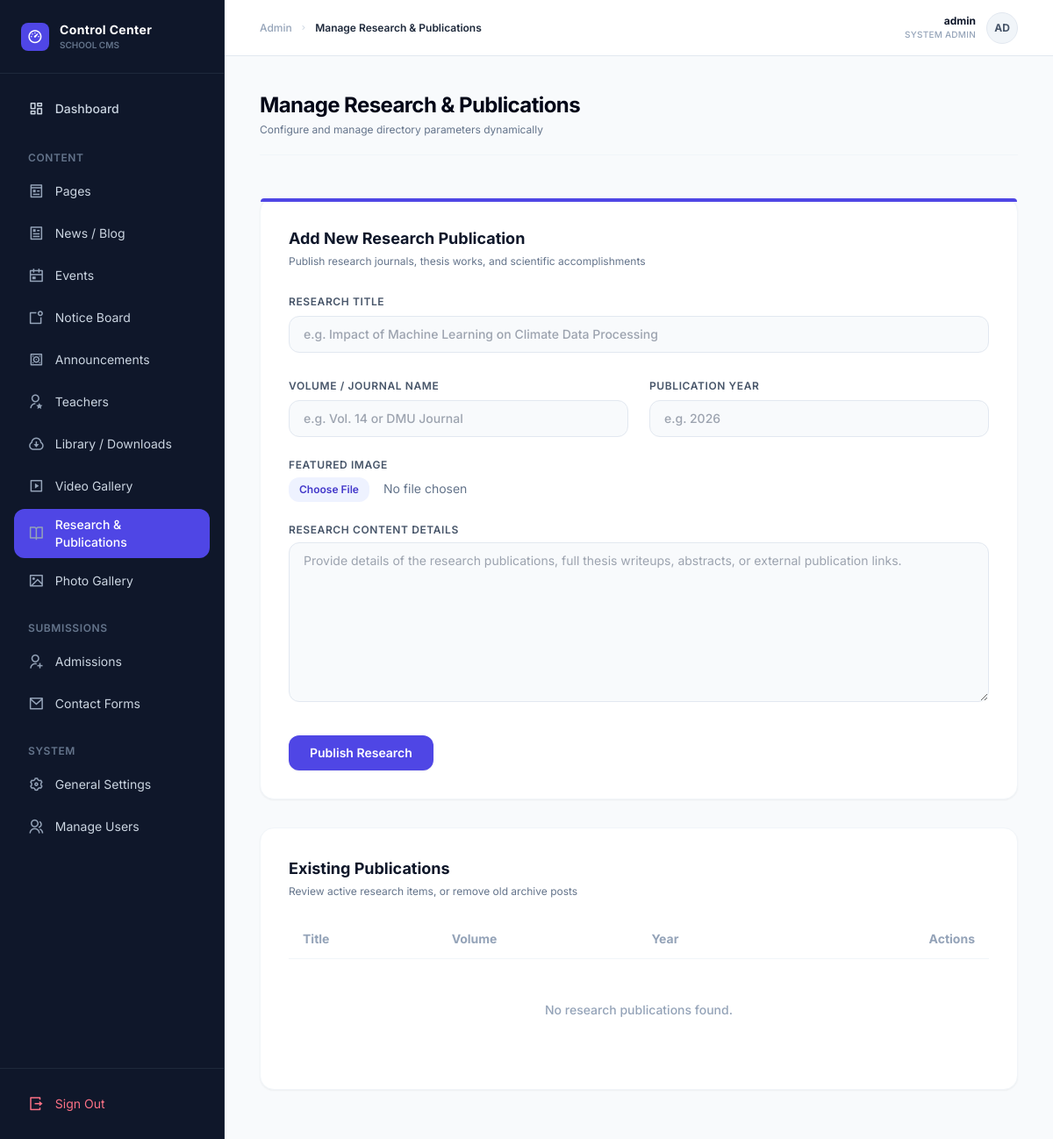
The app's page /admin/manage_research.php (signed in), older data.
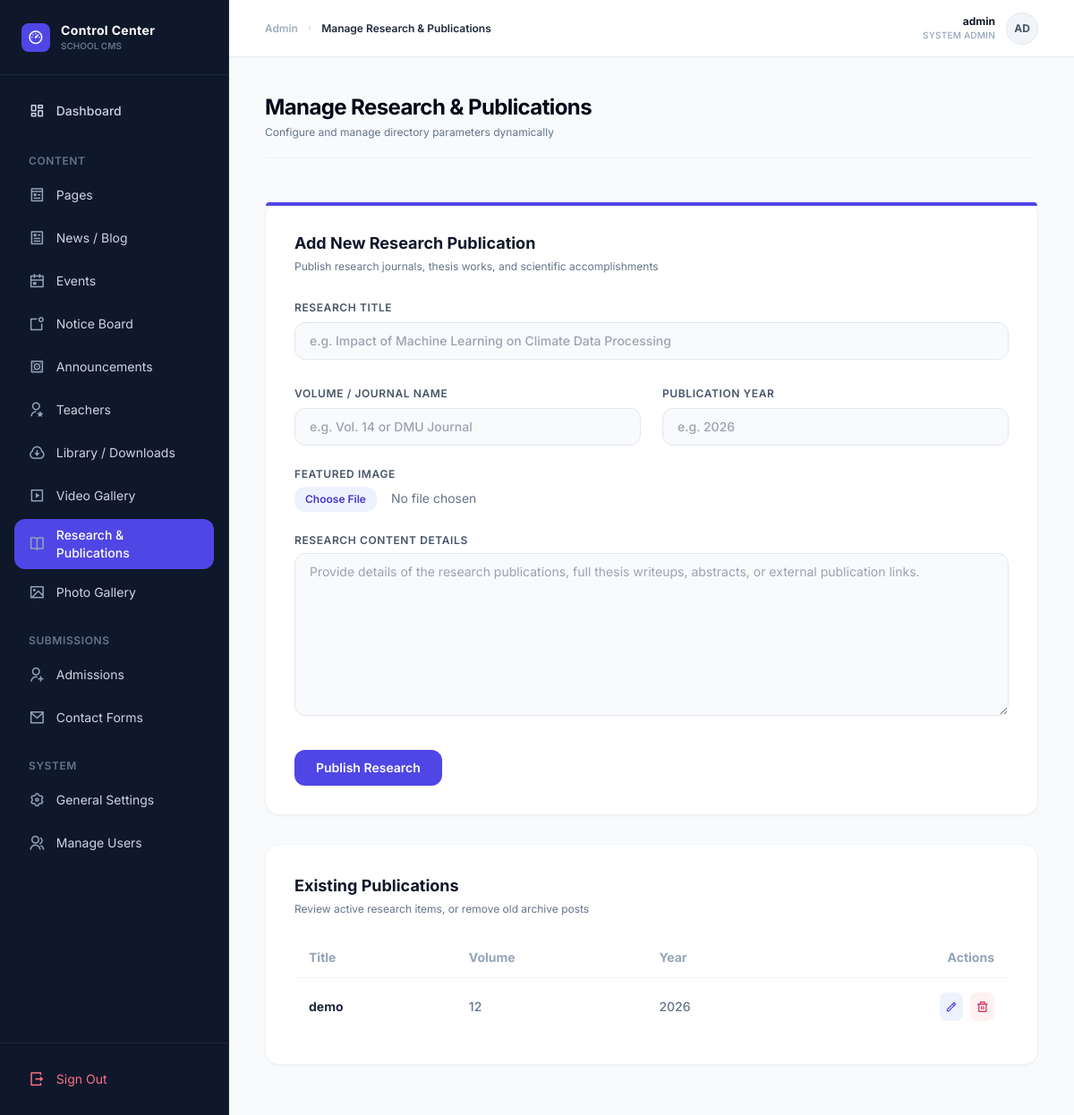
The same page, newer data.
### tables this page shows
CREATE TABLE `research_publications` (
  `id` int(11) NOT NULL,
  `title` varchar(255) NOT NULL,
  `content` text NOT NULL,
  `volume` varchar(50) DEFAULT NULL,
  `year` varchar(10) DEFAULT NULL,
  `image_path` varchar(255) DEFAULT NULL,
  `created_at` timestamp NOT NULL DEFAULT current_timestamp()
);

### admin/manage_research.php (the view, shortened to what the changed rows need)
<?php
include '../includes/admin_header.php';
$publications_result = $conn->query("SELECT * FROM research_publications ORDER BY id DESC");
?>
<div class="max-w-6xl mx-auto space-y-8 py-4">
    <div class="bg-white rounded-2xl border border-slate-100 shadow-sm p-6 lg:p-8">
        <div class="overflow-x-auto">
            <table class="w-full text-left border-collapse text-sm">
                <thead>
                    <tr class="border-b border-slate-100 text-slate-400 font-semibold">
                        <th class="py-3 px-4">Title</th>
                        <th class="py-3 px-4">Volume</th>
                        <th class="py-3 px-4">Year</th>
                        <th class="py-3 px-4 text-right">Actions</th>
                    </tr>
                </thead>
                <tbody class="divide-y divide-slate-100 text-slate-700 font-medium">
                    <?php if ($publications_result && $publications_result->num_rows > 0): ?>
                        <?php while ($pub = $publications_result->fetch_assoc()): ?>
                            <tr>
                                <td class="py-4 px-4 font-bold text-slate-800">
                                    <?= htmlspecialchars($pub['title']) ?>
                                </td>
                                <td class="py-4 px-4 text-slate-500">
                                    <?= htmlspecialchars($pub['volume'] ?? 'N/A') ?>
                                </td>
                                <td class="py-4 px-4 text-slate-500">
                                    <?= htmlspecialchars($pub['year'] ?? 'N/A') ?>
                                </td>
                                <td class="py-4 px-4 text-right">
                                    <div class="flex items-center justify-end gap-2">
                                        <a href="manage_research.php?edit=<?= $pub['id'] ?>" class="p-1.5 bg-indigo-50 hover:bg-indigo-100 text-indigo-600 rounded-lg transition inline-flex items-center justify-center">
                                            <i class="ri-pencil-line text-sm"></i>
                                        </a>
                                        <form action="manage_research.php" method="POST" class="inline" onsubmit="return confirm('Are you sure you want to delete this publication?');">
                                            <button type="submit" name="delete" class="p-1.5 bg-rose-50 hover:bg-rose-100 text-rose-600 rounded-lg transition inline-flex items-center justify-center">
                                                <i class="ri-delete-bin-line text-sm"></i>
                                            </button>
                                        </form>
                                    </div>
                                </td>
                            </tr>
                        <?php endwhile; ?>
                    <?php else: ?>
                        <tr>
                            <td colspan="4" class="py-12 text-center text-slate-400">
                                No research publications found.
                            </td>
                        </tr>
                    <?php endif; ?>
                </tbody>
            </table>
        </div>
    </div>
</div>
<?php include '../includes/admin_footer.php'; ?>

Row changes from the older to the newer data that the page shows:
added research_publications: title "demo", volume "12", year "2026"
Text that changed along with them:
text no longer shown: "No research publications found."
